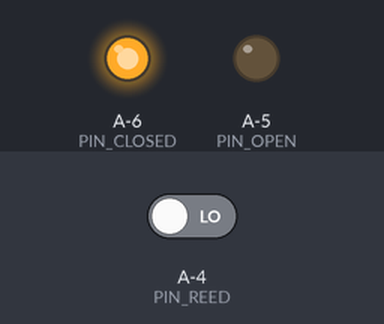
This sketch was run on a simulated ATtiny85, built for the host (arithmetic inside an expression is 32-bit, double 64-bit). Shown: output pins drawn as LEDs (lit = HIGH). Inputs (shaded band) come from the test bench; at power-on: A-4 (PIN_REED) LOW.

Above: at 0.25 s.
At 2.8 s:
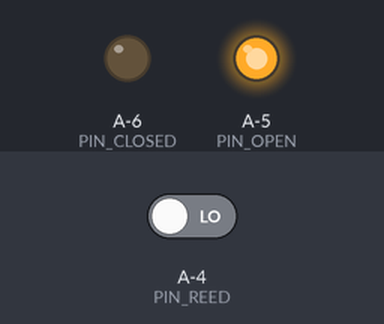
Timing chart, 0 to 6.9 s (numbered marks = the images above):
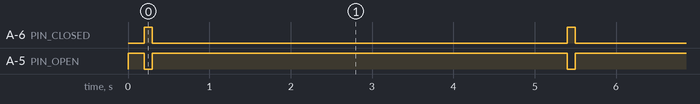

Measured:
- by itself, A-6 (PIN_CLOSED): alternates HIGH for 0.10 s and LOW for 5.1 s
- by itself, A-5 (PIN_OPEN): alternates HIGH for 5.1 s and LOW for 0.10 s

The sketch:

pin_change_interrupt_losesometime.ino
```cpp
// (licence header left out)
#include <JeeLib.h>

#define PIN_REED    10
#define PIN_CLOSED  8
#define PIN_OPEN    9

static int gotPCI;

void handleInterrupt(boolean flash) {
  //Read and transmit measures
  int measure = digitalRead(PIN_REED);

  if (measure == HIGH) {
    digitalWrite(PIN_CLOSED, HIGH);
    digitalWrite(PIN_OPEN, LOW);

    if (flash) {
      Sleepy::loseSomeTime(100);
      digitalWrite(PIN_CLOSED, LOW);
      digitalWrite(PIN_OPEN, HIGH);
      Sleepy::loseSomeTime(100);
      digitalWrite(PIN_CLOSED, HIGH);
      digitalWrite(PIN_OPEN, LOW);
    }
  } else {
    digitalWrite(PIN_CLOSED, LOW);
    digitalWrite(PIN_OPEN, HIGH);

    if (flash) {
      Sleepy::loseSomeTime(100);
      digitalWrite(PIN_CLOSED, HIGH);
      digitalWrite(PIN_OPEN, LOW);
      Sleepy::loseSomeTime(100);
      digitalWrite(PIN_CLOSED, LOW);
      digitalWrite(PIN_OPEN, HIGH);
    }
  }
}

void setup() {
  pinMode(PIN_REED, INPUT);
  pinMode(PIN_CLOSED, OUTPUT);
  pinMode(PIN_OPEN, OUTPUT);

  gotPCI=false;

  GIMSK |= _BV(PCIE0);                    // Enable Pin Change Interrupts
  PCMSK0 |= _BV(PCINT0);                  // Use PA0 as interrupt pin

  handleInterrupt(false);

  Sleepy::loseSomeTime(100);

  sei(); //Enable interrupts
}

void loop() {
  if(gotPCI) {
    handleInterrupt(false);
    Sleepy::loseSomeTime(5000);
  }

  handleInterrupt(true);

  gotPCI=false;

  Sleepy::loseSomeTime(5000);
}

ISR(WDT_vect) {
  Sleepy::watchdogEvent();
}

ISR(PCINT0_vect) {
  gotPCI=true;
}
```
